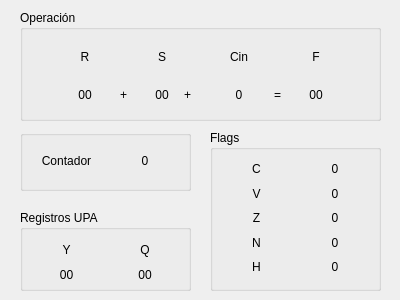
<?xml version="1.0" encoding="UTF-8"?>
<!--
  Emulador Motorola 68HC11
  Copyright (C) 2026 Julio Cruz
  SPDX-License-Identifier: GPL-3.0-only
-->
<ui version="4.0">
 <class>UpaWidget</class>
 <widget class="QWidget" name="UpaWidget">
  <property name="geometry">
   <rect>
    <x>0</x>
    <y>0</y>
    <width>400</width>
    <height>300</height>
   </rect>
  </property>
  <property name="windowTitle">
   <string>Form</string>
  </property>
  <widget class="QGroupBox" name="groupBox">
   <property name="geometry">
    <rect>
     <x>20</x>
     <y>10</y>
     <width>361</width>
     <height>111</height>
    </rect>
   </property>
   <property name="title">
    <string>Operación</string>
   </property>
   <widget class="QWidget" name="gridLayoutWidget">
    <property name="geometry">
     <rect>
      <x>10</x>
      <y>30</y>
      <width>341</width>
      <height>71</height>
     </rect>
    </property>
    <layout class="QGridLayout" name="gridLayout">
     <item row="1" column="4">
      <widget class="QLabel" name="lbSufValue">
       <property name="text">
        <string>+</string>
       </property>
       <property name="alignment">
        <set>Qt::AlignLeading|Qt::AlignLeft|Qt::AlignVCenter</set>
       </property>
      </widget>
     </item>
     <item row="0" column="7">
      <widget class="QLabel" name="lbF">
       <property name="text">
        <string>F</string>
       </property>
       <property name="alignment">
        <set>Qt::AlignCenter</set>
       </property>
      </widget>
     </item>
     <item row="1" column="6">
      <widget class="QLabel" name="lbequal">
       <property name="text">
        <string>=</string>
       </property>
       <property name="alignment">
        <set>Qt::AlignCenter</set>
       </property>
      </widget>
     </item>
     <item row="0" column="3">
      <widget class="QLabel" name="lbS">
       <property name="text">
        <string>S</string>
       </property>
       <property name="alignment">
        <set>Qt::AlignCenter</set>
       </property>
      </widget>
     </item>
     <item row="0" column="4">
      <widget class="QLabel" name="lbSuf">
       <property name="text">
        <string/>
       </property>
      </widget>
     </item>
     <item row="1" column="2">
      <widget class="QLabel" name="lbFunctnValue">
       <property name="text">
        <string>+</string>
       </property>
       <property name="alignment">
        <set>Qt::AlignCenter</set>
       </property>
      </widget>
     </item>
     <item row="0" column="2">
      <widget class="QLabel" name="lbFunctn">
       <property name="text">
        <string/>
       </property>
      </widget>
     </item>
     <item row="1" column="0">
      <widget class="QLabel" name="lbPreValue">
       <property name="text">
        <string/>
       </property>
       <property name="alignment">
        <set>Qt::AlignRight|Qt::AlignTrailing|Qt::AlignVCenter</set>
       </property>
      </widget>
     </item>
     <item row="1" column="1">
      <widget class="QLabel" name="lbRValue">
       <property name="text">
        <string>00</string>
       </property>
       <property name="alignment">
        <set>Qt::AlignCenter</set>
       </property>
      </widget>
     </item>
     <item row="1" column="3">
      <widget class="QLabel" name="lbSValue">
       <property name="text">
        <string>00</string>
       </property>
       <property name="alignment">
        <set>Qt::AlignCenter</set>
       </property>
      </widget>
     </item>
     <item row="0" column="5">
      <widget class="QLabel" name="lbCin">
       <property name="enabled">
        <bool>true</bool>
       </property>
       <property name="text">
        <string>Cin</string>
       </property>
       <property name="alignment">
        <set>Qt::AlignCenter</set>
       </property>
      </widget>
     </item>
     <item row="1" column="5">
      <widget class="QLabel" name="lbCinValue">
       <property name="text">
        <string>0</string>
       </property>
       <property name="alignment">
        <set>Qt::AlignCenter</set>
       </property>
      </widget>
     </item>
     <item row="0" column="1">
      <widget class="QLabel" name="lbR">
       <property name="text">
        <string>R</string>
       </property>
       <property name="alignment">
        <set>Qt::AlignCenter</set>
       </property>
      </widget>
     </item>
     <item row="0" column="0">
      <widget class="QLabel" name="lbPre">
       <property name="text">
        <string/>
       </property>
       <property name="alignment">
        <set>Qt::AlignCenter</set>
       </property>
      </widget>
     </item>
     <item row="1" column="7">
      <widget class="QLabel" name="lbFValue">
       <property name="text">
        <string>00</string>
       </property>
       <property name="alignment">
        <set>Qt::AlignCenter</set>
       </property>
      </widget>
     </item>
     <item row="0" column="6">
      <widget class="QLabel" name="lb">
       <property name="text">
        <string/>
       </property>
      </widget>
     </item>
     <item row="0" column="8">
      <widget class="QLabel" name="lbFin">
       <property name="text">
        <string/>
       </property>
      </widget>
     </item>
     <item row="1" column="8">
      <widget class="QLabel" name="lbFinValue">
       <property name="text">
        <string/>
       </property>
      </widget>
     </item>
    </layout>
   </widget>
  </widget>
  <widget class="QGroupBox" name="groupBox_2">
   <property name="geometry">
    <rect>
     <x>20</x>
     <y>210</y>
     <width>171</width>
     <height>81</height>
    </rect>
   </property>
   <property name="title">
    <string>Registros UPA</string>
   </property>
   <widget class="QWidget" name="gridLayoutWidget_2">
    <property name="geometry">
     <rect>
      <x>10</x>
      <y>30</y>
      <width>151</width>
      <height>44</height>
     </rect>
    </property>
    <layout class="QGridLayout" name="gridLayout_3">
     <item row="0" column="1">
      <widget class="QLabel" name="lbQ">
       <property name="text">
        <string>Q</string>
       </property>
       <property name="alignment">
        <set>Qt::AlignCenter</set>
       </property>
      </widget>
     </item>
     <item row="0" column="0">
      <widget class="QLabel" name="lbY">
       <property name="text">
        <string>Y</string>
       </property>
       <property name="alignment">
        <set>Qt::AlignCenter</set>
       </property>
      </widget>
     </item>
     <item row="1" column="0">
      <widget class="QLabel" name="lbYValue">
       <property name="text">
        <string>00</string>
       </property>
       <property name="alignment">
        <set>Qt::AlignCenter</set>
       </property>
      </widget>
     </item>
     <item row="1" column="1">
      <widget class="QLabel" name="lbQValue">
       <property name="text">
        <string>00</string>
       </property>
       <property name="alignment">
        <set>Qt::AlignCenter</set>
       </property>
      </widget>
     </item>
    </layout>
   </widget>
  </widget>
  <widget class="QGroupBox" name="groupBox_3">
   <property name="geometry">
    <rect>
     <x>20</x>
     <y>130</y>
     <width>171</width>
     <height>61</height>
    </rect>
   </property>
   <property name="title">
    <string/>
   </property>
   <widget class="QWidget" name="gridLayoutWidget_3">
    <property name="geometry">
     <rect>
      <x>10</x>
      <y>10</y>
      <width>151</width>
      <height>41</height>
     </rect>
    </property>
    <layout class="QGridLayout" name="gridLayout_4">
     <item row="0" column="0">
      <widget class="QLabel" name="lbCounter">
       <property name="text">
        <string>Contador</string>
       </property>
       <property name="alignment">
        <set>Qt::AlignCenter</set>
       </property>
      </widget>
     </item>
     <item row="0" column="1">
      <widget class="QLabel" name="lbCounterValue">
       <property name="text">
        <string>0</string>
       </property>
       <property name="alignment">
        <set>Qt::AlignCenter</set>
       </property>
      </widget>
     </item>
    </layout>
   </widget>
  </widget>
  <widget class="QGroupBox" name="groupBox_4">
   <property name="geometry">
    <rect>
     <x>210</x>
     <y>130</y>
     <width>171</width>
     <height>161</height>
    </rect>
   </property>
   <property name="title">
    <string>Flags</string>
   </property>
   <widget class="QWidget" name="gridLayoutWidget_4">
    <property name="geometry">
     <rect>
      <x>10</x>
      <y>30</y>
      <width>151</width>
      <height>116</height>
     </rect>
    </property>
    <layout class="QGridLayout" name="gridLayout_5">
     <item row="3" column="0">
      <widget class="QLabel" name="lbN">
       <property name="text">
        <string>N</string>
       </property>
       <property name="alignment">
        <set>Qt::AlignCenter</set>
       </property>
      </widget>
     </item>
     <item row="0" column="0">
      <widget class="QLabel" name="lbC">
       <property name="text">
        <string>C</string>
       </property>
       <property name="alignment">
        <set>Qt::AlignCenter</set>
       </property>
      </widget>
     </item>
     <item row="0" column="1">
      <widget class="QLabel" name="lbCValue">
       <property name="text">
        <string>0</string>
       </property>
       <property name="alignment">
        <set>Qt::AlignCenter</set>
       </property>
      </widget>
     </item>
     <item row="1" column="0">
      <widget class="QLabel" name="lbV">
       <property name="text">
        <string>V</string>
       </property>
       <property name="alignment">
        <set>Qt::AlignCenter</set>
       </property>
      </widget>
     </item>
     <item row="2" column="0">
      <widget class="QLabel" name="lbZ">
       <property name="text">
        <string>Z</string>
       </property>
       <property name="alignment">
        <set>Qt::AlignCenter</set>
       </property>
      </widget>
     </item>
     <item row="4" column="0">
      <widget class="QLabel" name="lbH">
       <property name="text">
        <string>H</string>
       </property>
       <property name="alignment">
        <set>Qt::AlignCenter</set>
       </property>
      </widget>
     </item>
     <item row="1" column="1">
      <widget class="QLabel" name="lbVValue">
       <property name="text">
        <string>0</string>
       </property>
       <property name="alignment">
        <set>Qt::AlignCenter</set>
       </property>
      </widget>
     </item>
     <item row="2" column="1">
      <widget class="QLabel" name="lbZValue">
       <property name="text">
        <string>0</string>
       </property>
       <property name="alignment">
        <set>Qt::AlignCenter</set>
       </property>
      </widget>
     </item>
     <item row="3" column="1">
      <widget class="QLabel" name="lbNValue">
       <property name="text">
        <string>0</string>
       </property>
       <property name="alignment">
        <set>Qt::AlignCenter</set>
       </property>
      </widget>
     </item>
     <item row="4" column="1">
      <widget class="QLabel" name="lbHValue">
       <property name="text">
        <string>0</string>
       </property>
       <property name="alignment">
        <set>Qt::AlignCenter</set>
       </property>
      </widget>
     </item>
    </layout>
   </widget>
  </widget>
 </widget>
 <resources/>
 <connections/>
</ui>
